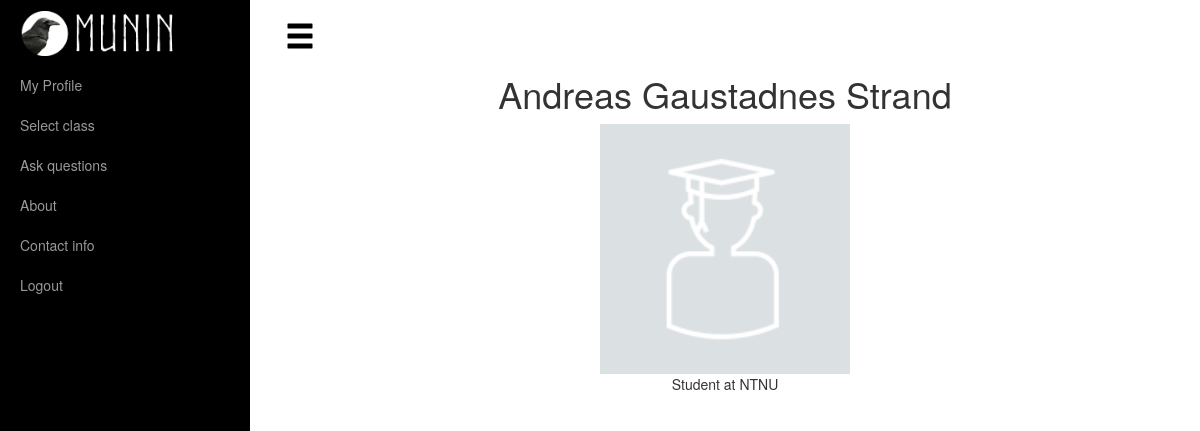
Screenshot of /user/anstra (signed in) with the database file from the repository.
### apps/registration/models.py (models this page shows, shortened)
class User(AbstractUser):
    middle_name = models.CharField(max_length=50, blank=True)
    ROLES = (
        ('S', 'Student'),
        ('P', 'Professor'),
        ('A', 'Admin'),
    )
    role = models.CharField(max_length=1, null=True, choices=ROLES, default='S')
    image = models.ImageField(upload_to=user_folder, default='placeholder-profile.jpg')
    school = models.ForeignKey(School, null=True)
    def get_full_name(self):
        if self.middle_name:
            if self.first_name == '':
                first_name = self.middle_name
            else:
                first_name = self.first_name + ' ' + self.middle_name
        else:
            first_name = self.first_name
        if first_name == '' and self.last_name == '':
            return self.username
        if self.last_name == '':
            return first_name
        if first_name == '':
            return self.last_name
        return first_name + ' ' + self.last_name

### apps/staticpages/models.py (models this page shows)
class School(models.Model):
    name = models.CharField(max_length=70)
    abbriviation = models.CharField(max_length=15)
    image = models.ImageField(upload_to='schools', default='placeholder-school-logo.jpg')
    telephone = models.CharField(max_length=12, blank=True)
    address = models.CharField(max_length=70, blank=True)
    place = models.CharField(max_length=40)
    webpage = models.CharField(max_length=150, blank=True)
    def __str__(self):
        return self.abbriviation

### apps/registration/views.py (the view)
# urls.py: url(r'^(?P<slug>[\w.@+-]+)$', views.Profile.as_view(), name='profile'),
class Profile(LoginRequiredMixin, generic.DetailView):
    model = User
    slug_field = 'username'
    template_name = 'registration/profile.html'

### templates/registration/profile.html (shortened to what this page needs)
{% extends "base.html" %}
{% load static %}
{% block content %}
        <div class="row">
            <div class="col-lg-12">
                <h1 class="frontpage-header">{{ user.get_full_name }}</h1>
                <div align="center">
                    <img src="/uploads/{{user.image}}" style="width: 250px; height: 250px">
                </div>
                <p class="frontpage-header">{{ user.get_role_display }} at {{ user.school }}</p>
            </div>
        </div>
{% endblock content %}

### templates/registration/profile.html (style rules this page uses)
.frontpage-header { text-align: center; }

### rows the page displays
User: get_full_name "Andreas Gaustadnes Strand", image (placeholder picture), role "Student", school "NTNU"
